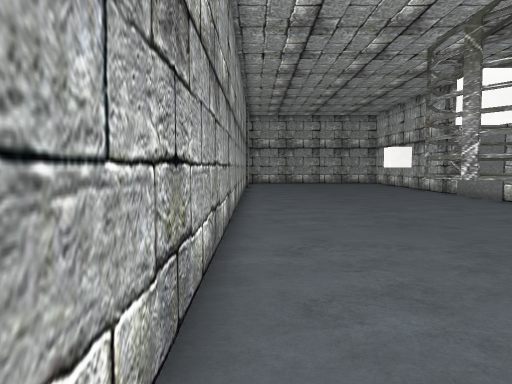
View 1 (above)

12 first-person views from a walk through a 3-D level made in the Unity game engine. The camera is 1.4 m above the floor, tilts 4° down and sees 70° across. The floor is counted in squares, 1 m on a side. Each view is taken from the middle of a square. On the plan, view 1 faces up. The plan holds only what a view shows up to about 16 squares ahead; the rest is blank. The place goes on beyond the plan. The player character is not drawn. Some surface patterns are stand-ins.

View 2
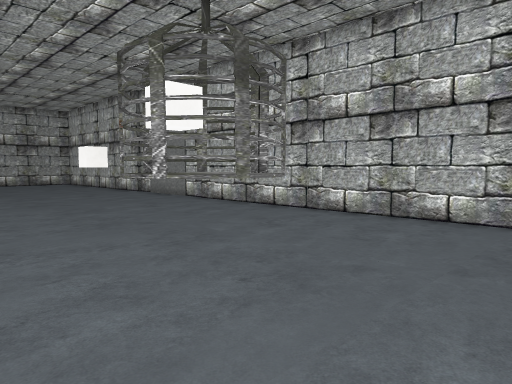

View 3
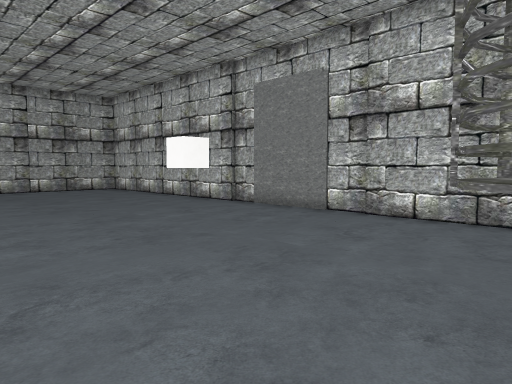

View 4
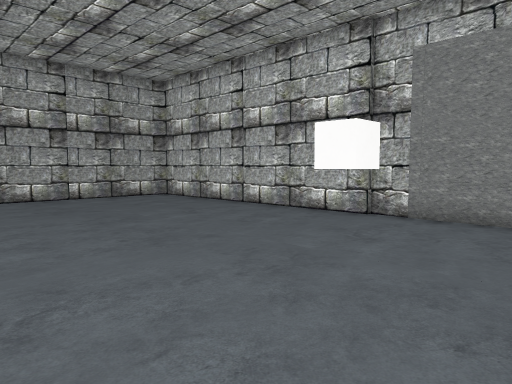

View 5
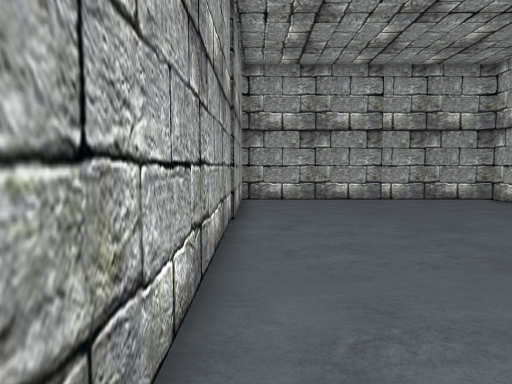

View 6
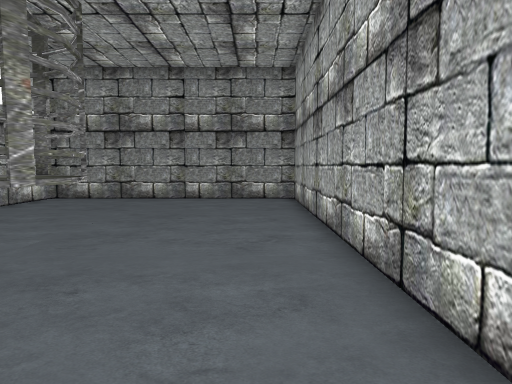

View 7
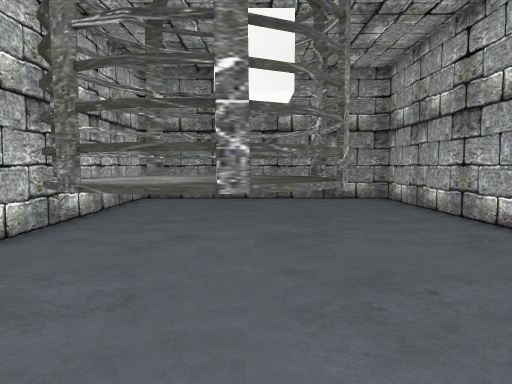

View 8
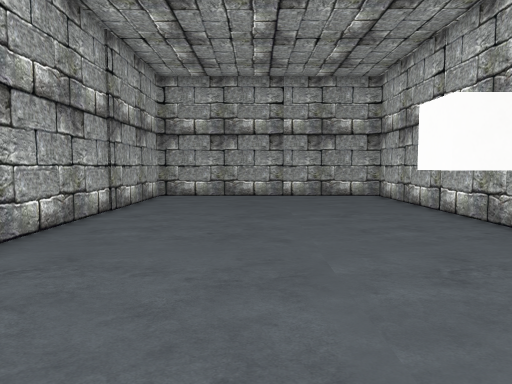

View 9
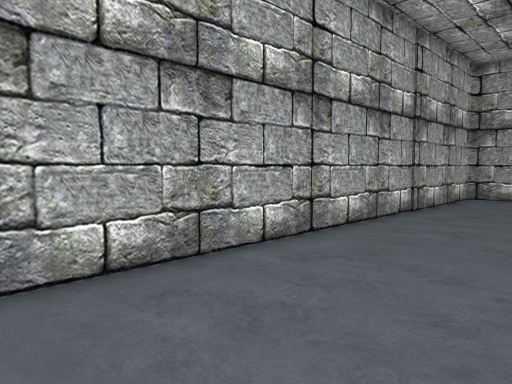

View 10
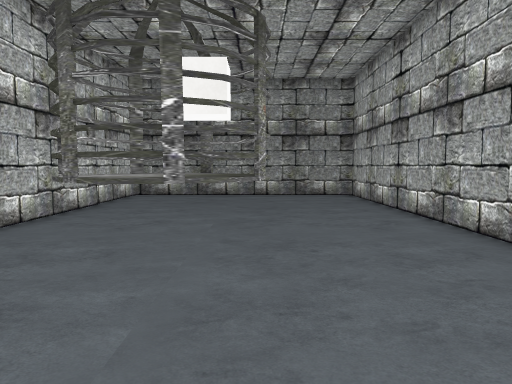

View 11
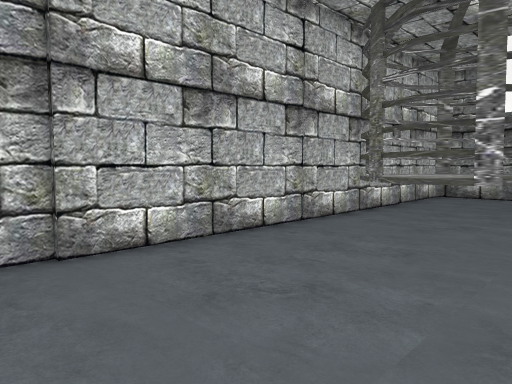

View 12
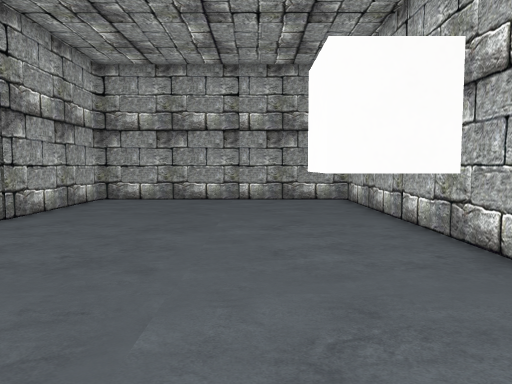

### Floor plan
Key: @ floor where view 1 was taken; # wall or solid block; . floor; O other object.
Columns run from 1 left of view 1 to 10 right of it. Each row starts with its distance up from view 1.
 31 ############
 30 #..........#
 29 #..........#
 28 #..........#
 27 #..........#
 26 #..........#
 25 #..........#
 24 #..........#
 23 #..........#
 22 #..........#
 21 #..........#
 20 #..........#
 19 #..........#
 18 #..........#
 17 #..........#
 16 #..........#
 15 #..........#
 14 #..........#
 13 #..........#
 12 #..........#
 11 #..........#
 10 #......O...#
  9 #....OOOO..#
  8 #....OOOOO.#
  7 #....OOOOO.#
  6 #....OOOO..#
  5 #..........#
  4 #..........#
  3 #..........#
  2 #..........#
  1 #..........#
  0 #@.........#
 -1 #..........#
 -2 #..........#
 -3 ############

Positions as (right, up) in squares from view 1, and headings:
1: (0, 0), facing up
2: (0, 0), facing up-right
3: (0, 8), facing up-right
4: (0, 14), facing up-right
5: (0, 15), facing up
6: (1, 13), facing down
7: (5, 13), facing down
8: (4, 13), facing up
9: (4, 13), facing up-left
10: (4, 15), facing down
11: (4, 15), facing down-right
12: (6, 15), facing up
